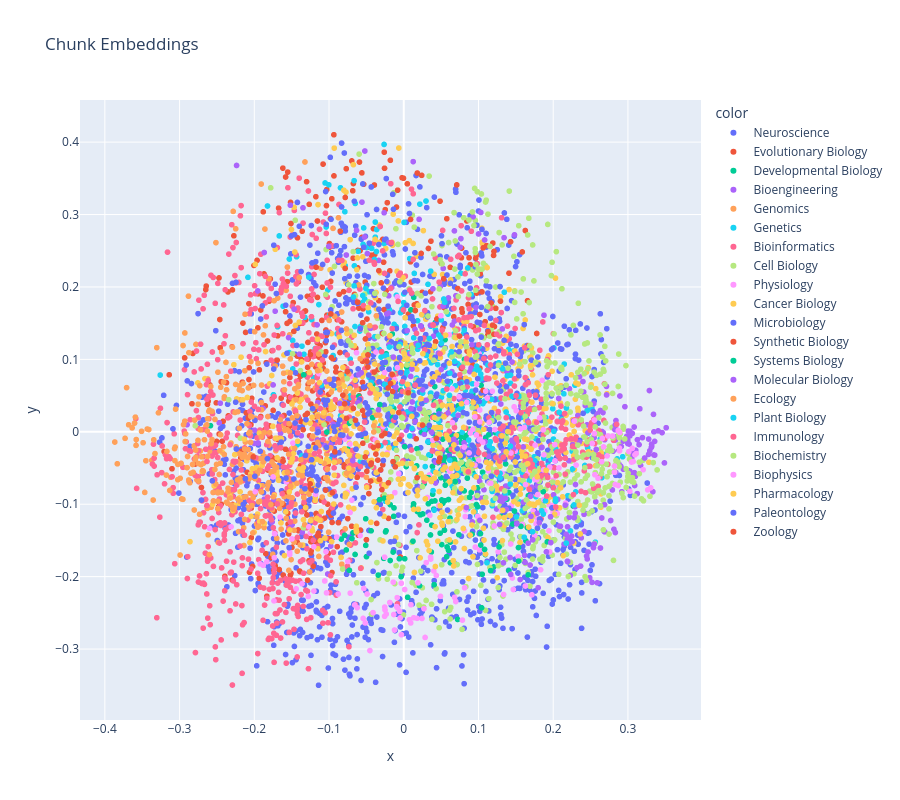

Notebook code cell kept with this figure:
### Markdown cell above
**PCA Projection**

### Code cell
hover_text = [f"<b>{title}</b><br>{section}<br>{text[:50]}..."
              for title, section, text in zip(chunk_paper_labels, chunk_section_labels, all_text_chunks)]

fig = px.scatter(
    x=embeddings_2d[:, 0],
    y=embeddings_2d[:, 1],
    hover_name=hover_text,
    color=chunk_category_labels,
    title="Chunk Embeddings",
    height=800
)
fig.show()
